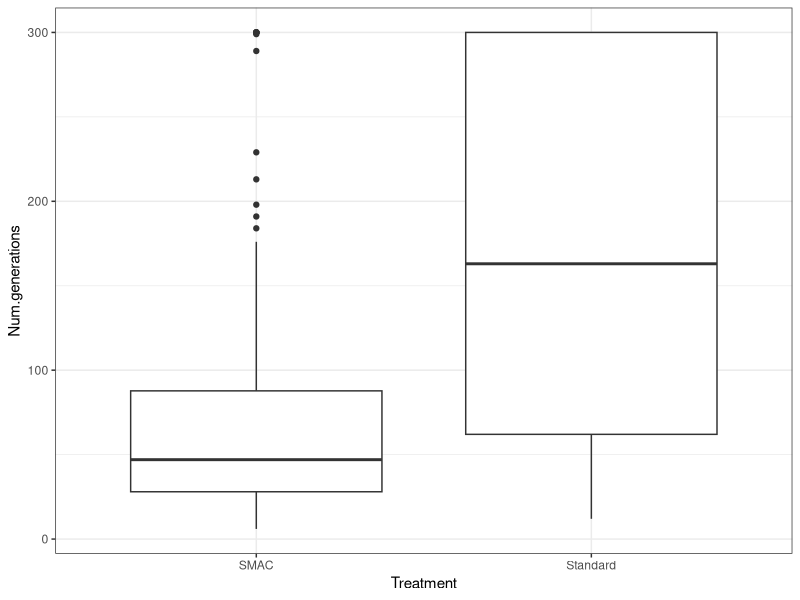
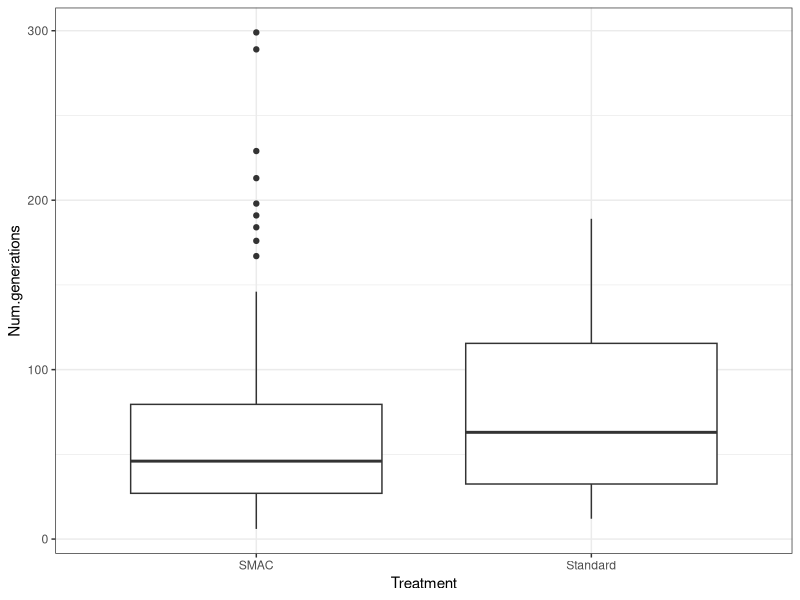
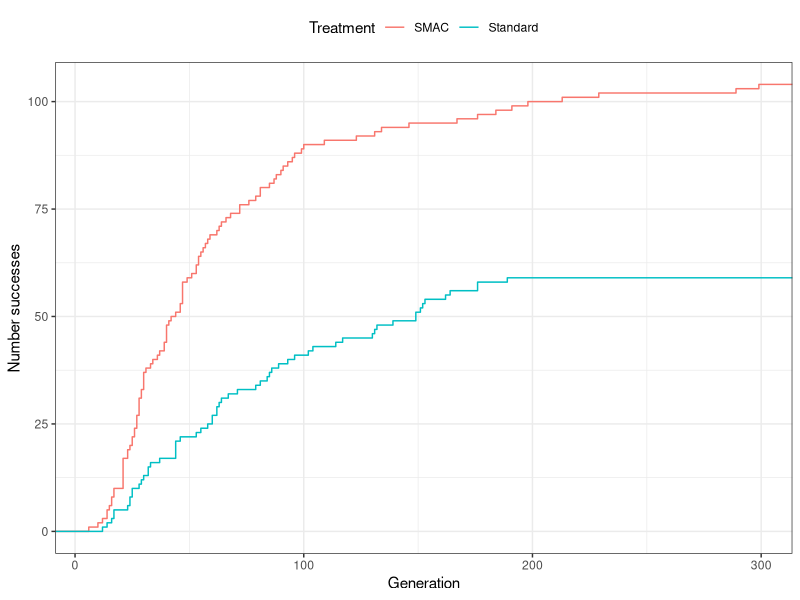

Generate these figures, in order, with R:
## ---- chunk 1
knitr::opts_chunk$set(echo = TRUE)
library(ggplot2)
library(readr)
library(plyr)
## ---- chunk 2
run_lengths <- read_delim("run_lengths.txt", " ", escape_double = FALSE, trim_ws = TRUE)

successful_runs = subset(run_lengths, Success==TRUE)
## ---- chunk 3
ggplot(run_lengths, aes(x=Treatment, y=Num.generations)) + geom_boxplot() + theme_bw()
## ---- chunk 4
ggplot(successful_runs, aes(x=Treatment, y=Num.generations)) + geom_boxplot() + theme_bw()
## ---- chunk 5
wilcox.test(Num.generations ~ Treatment, data=run_lengths)
## ---- chunk 6
wilcox.test(Num.generations ~ Treatment, data=successful_runs)
## ---- chunk 7
successful_runs <- ddply(successful_runs, .(Treatment), 
                         transform, len=length(Num.generations))

ggplot(successful_runs, aes(x=Num.generations, color=Treatment))+ geom_step(aes(len=len, y = ..y.. * len), stat="ecdf") + theme_bw() + theme(legend.position = "top") + labs(x="Generation", y="Number successes")
## ---- chunk 8
rl_ps = data.frame(Generation=integer(), "p-value"=double())
for (g in unique(run_lengths$Num.generations)) {
  smac = nrow(subset(run_lengths, Success == TRUE & Num.generations < g & Treatment == "SMAC"))
  standard = nrow(subset(run_lengths, Success == TRUE & Num.generations < g & Treatment == "Standard"))
  new_row = data.frame(Generation=g, "p-value"=prop.test(c(smac, standard), c(110, 110))$p.value)
  rl_ps <- rbind(rl_ps, new_row)
}
rl_ps <- rl_ps[order(rl_ps$Generation),]
rl_ps$adjusted.p <- p.adjust(rl_ps$p.value)
